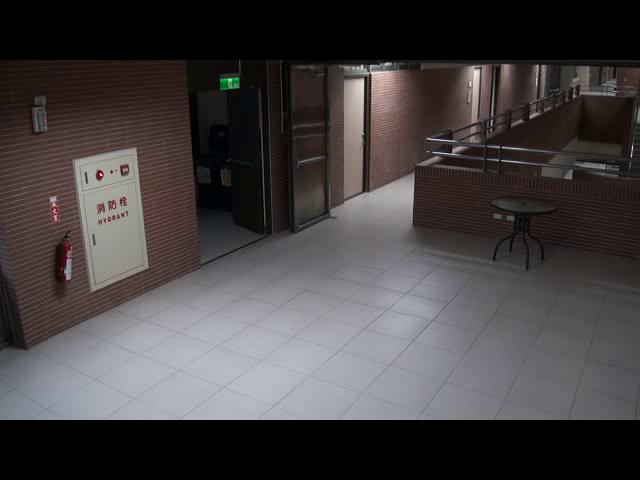
#> input picture FrameNo0.png, 640 x 480 px
$ python main.py   (older library calls are emulated)
#> lines starting #> are read from the running program, lines starting #| are printed output that depends on the picture; pictures that were not available may be replaced by others from this repository, and a replacement may not be noted

import numpy as np
import cv2
from collections import Counter, defaultdict

# location of first frame
firstframe_path =r'FrameNo0.png'

firstframe = cv2.imread(firstframe_path)
#> firstframe is the input picture: shape (480, 640, 3); mean B, G, R 65.6, 64.9, 68.8
firstframe_gray = cv2.cvtColor(firstframe, cv2.COLOR_BGR2GRAY)
firstframe_blur = cv2.GaussianBlur(firstframe_gray,(21,21),0)
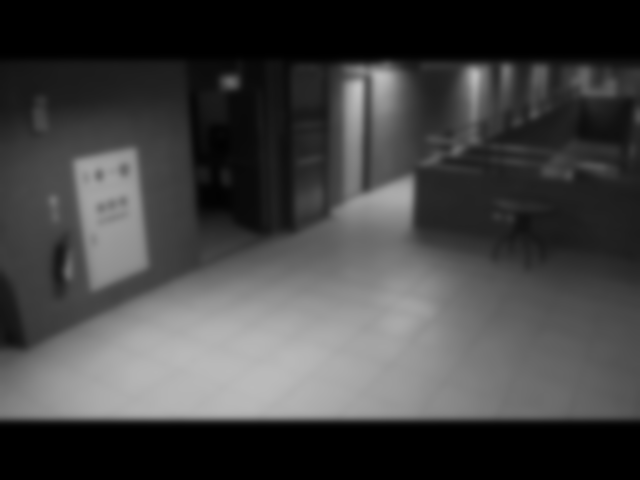
#> firstframe_blur: shape (480, 640); min 0, max 192, mean 66.1

#---------------------------------
#size the window first
#---------------------------------
cv2.namedWindow('CannyEdgeDet',cv2.WINDOW_NORMAL)
cv2.namedWindow('Abandoned Object Detection',cv2.WINDOW_NORMAL)
cv2.namedWindow('Morph_CLOSE',cv2.WINDOW_NORMAL)

# location of video
file_path =r'video1.avi'

cap = cv2.VideoCapture(file_path)

consecutiveframe=20

track_temp=[]
track_master=[]
track_temp2=[]

top_contour_dict = defaultdict(int)
obj_detected_dict = defaultdict(int)

frameno = 0
while (cap.isOpened()):
    ret, frame = cap.read()
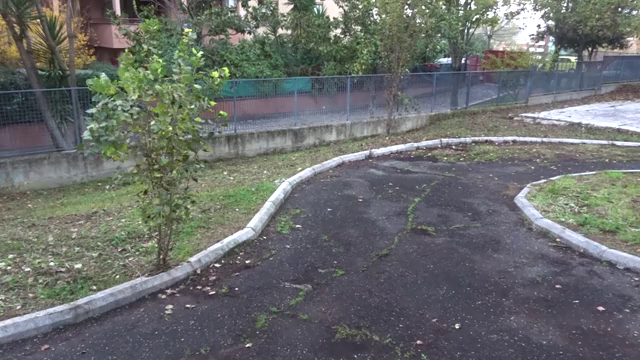
#> input picture 00001.png, 640 x 360 px, given in place of video1.avi, which was not available
#> frame is the input picture: shape (360, 640, 3); mean B, G, R 107, 109.2, 106
    #print('frame',frame)
    cv2.imshow('main',frame)

    if ret==0:
        break

    frameno = frameno + 1
    #cv2.putText(frame,'%s%.f'%('Frameno:',frameno), (400,50),cv2.FONT_HERSHEY_SIMPLEX, 1, (255,255,255),2)
    #print(frame)
    frame_gray = cv2.cvtColor(frame, cv2.COLOR_BGR2GRAY)
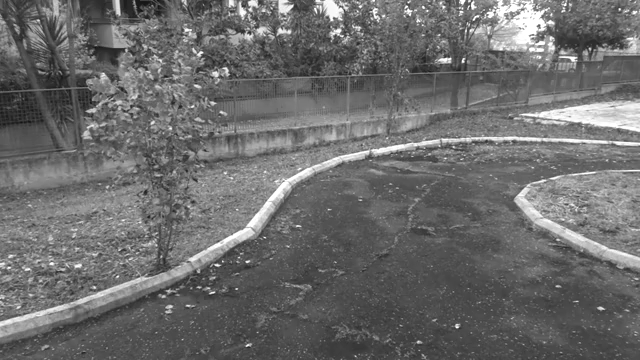
#> frame_gray: shape (360, 640); min 17, max 255, mean 108
    frame_blur = cv2.GaussianBlur(frame_gray,(21,21),0)
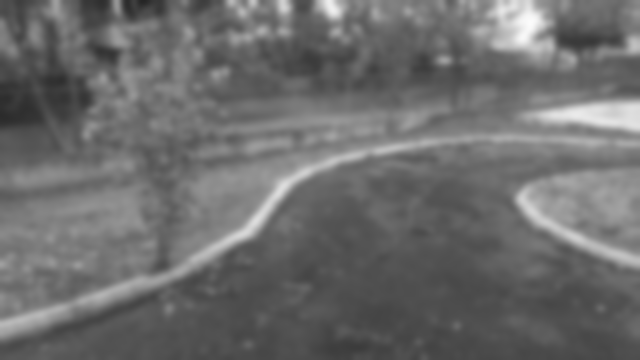
#> frame_blur: shape (360, 640); min 37, max 251, mean 108

#> (the run stopped early here; a loop or call above may not have finished)
